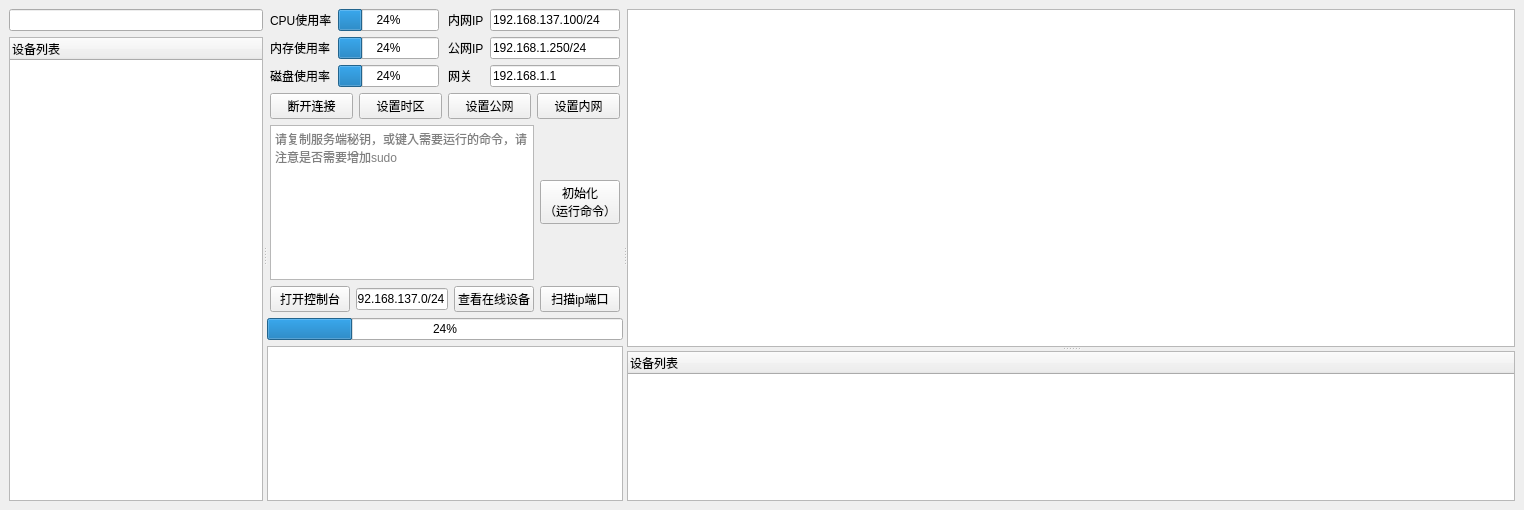
<?xml version="1.0" encoding="UTF-8"?>
<ui version="4.0">
 <author>寒暄</author>
 <class>MainWindow</class>
 <widget class="QMainWindow" name="MainWindow">
  <property name="geometry">
   <rect>
    <x>0</x>
    <y>0</y>
    <width>1524</width>
    <height>510</height>
   </rect>
  </property>
  <property name="windowTitle">
   <string>MainWindow</string>
  </property>
  <widget class="QWidget" name="centralwidget">
   <layout class="QGridLayout" name="gridLayout_5">
    <item row="0" column="0">
     <widget class="QSplitter" name="splitter_3">
      <property name="cursor">
       <cursorShape>SizeHorCursor</cursorShape>
      </property>
      <property name="mouseTracking">
       <bool>false</bool>
      </property>
      <property name="orientation">
       <enum>Qt::Orientation::Horizontal</enum>
      </property>
      <widget class="QWidget" name="gridLayoutWidget">
       <layout class="QGridLayout" name="gridLayout">
        <item row="1" column="0">
         <widget class="QTreeWidget" name="treeWidget">
          <property name="minimumSize">
           <size>
            <width>200</width>
            <height>0</height>
           </size>
          </property>
          <column>
           <property name="text">
            <string>设备列表</string>
           </property>
          </column>
         </widget>
        </item>
        <item row="0" column="0">
         <widget class="QLineEdit" name="lineEdit"/>
        </item>
       </layout>
      </widget>
      <widget class="QSplitter" name="splitter_255">
       <property name="minimumSize">
        <size>
         <width>0</width>
         <height>0</height>
        </size>
       </property>
       <property name="maximumSize">
        <size>
         <width>16777215</width>
         <height>16777215</height>
        </size>
       </property>
       <property name="cursor">
        <cursorShape>SizeHorCursor</cursorShape>
       </property>
       <property name="mouseTracking">
        <bool>false</bool>
       </property>
       <property name="orientation">
        <enum>Qt::Orientation::Horizontal</enum>
       </property>
       <widget class="QWidget" name="gridLayoutWidget_2">
        <layout class="QGridLayout" name="gridLayout_4">
         <item row="3" column="0" colspan="2">
          <layout class="QHBoxLayout" name="horizontalLayout_3">
           <property name="leftMargin">
            <number>3</number>
           </property>
           <property name="rightMargin">
            <number>3</number>
           </property>
           <item>
            <widget class="QPushButton" name="webview">
             <property name="text">
              <string>打开控制台</string>
             </property>
            </widget>
           </item>
           <item>
            <widget class="QLineEdit" name="iport">
             <property name="text">
              <string>192.168.137.0/24</string>
             </property>
            </widget>
           </item>
           <item>
            <widget class="QPushButton" name="seeOnline">
             <property name="text">
              <string>查看在线设备</string>
             </property>
            </widget>
           </item>
           <item>
            <widget class="QPushButton" name="showPort">
             <property name="text">
              <string>扫描ip端口</string>
             </property>
            </widget>
           </item>
          </layout>
         </item>
         <item row="0" column="1">
          <layout class="QGridLayout" name="gridLayout_2">
           <property name="rightMargin">
            <number>3</number>
           </property>
           <item row="1" column="0">
            <widget class="QLabel" name="label_5">
             <property name="text">
              <string>公网IP</string>
             </property>
            </widget>
           </item>
           <item row="0" column="0">
            <widget class="QLabel" name="label_4">
             <property name="text">
              <string>内网IP</string>
             </property>
            </widget>
           </item>
           <item row="0" column="1">
            <widget class="QLineEdit" name="lanIP">
             <property name="text">
              <string>192.168.137.100/24</string>
             </property>
            </widget>
           </item>
           <item row="1" column="1">
            <widget class="QLineEdit" name="wanIP">
             <property name="text">
              <string>192.168.1.250/24</string>
             </property>
            </widget>
           </item>
           <item row="2" column="0">
            <widget class="QLabel" name="label_6">
             <property name="text">
              <string>网关</string>
             </property>
            </widget>
           </item>
           <item row="2" column="1">
            <widget class="QLineEdit" name="gateway">
             <property name="text">
              <string>192.168.1.1</string>
             </property>
            </widget>
           </item>
          </layout>
         </item>
         <item row="2" column="0" colspan="2">
          <layout class="QHBoxLayout" name="horizontalLayout">
           <property name="leftMargin">
            <number>3</number>
           </property>
           <property name="rightMargin">
            <number>3</number>
           </property>
           <item>
            <widget class="QPlainTextEdit" name="initKey">
             <property name="minimumSize">
              <size>
               <width>260</width>
               <height>50</height>
              </size>
             </property>
             <property name="placeholderText">
              <string>请复制服务端秘钥，或键入需要运行的命令，请注意是否需要增加sudo</string>
             </property>
            </widget>
           </item>
           <item>
            <widget class="QPushButton" name="init">
             <property name="text">
              <string>初始化
（运行命令）</string>
             </property>
            </widget>
           </item>
          </layout>
         </item>
         <item row="4" column="0" colspan="2">
          <layout class="QVBoxLayout" name="verticalLayout_3">
           <item>
            <widget class="QProgressBar" name="progressBar">
             <property name="value">
              <number>24</number>
             </property>
            </widget>
           </item>
           <item>
            <widget class="QTextBrowser" name="result"/>
           </item>
          </layout>
         </item>
         <item row="1" column="0" colspan="2">
          <layout class="QHBoxLayout" name="horizontalLayout_5">
           <property name="leftMargin">
            <number>3</number>
           </property>
           <property name="rightMargin">
            <number>3</number>
           </property>
           <item>
            <widget class="QPushButton" name="discButton">
             <property name="sizePolicy">
              <sizepolicy hsizetype="Minimum" vsizetype="Fixed">
               <horstretch>0</horstretch>
               <verstretch>0</verstretch>
              </sizepolicy>
             </property>
             <property name="text">
              <string>断开连接</string>
             </property>
            </widget>
           </item>
           <item>
            <widget class="QPushButton" name="timezoneButton">
             <property name="text">
              <string>设置时区</string>
             </property>
            </widget>
           </item>
           <item>
            <widget class="QPushButton" name="setWan">
             <property name="text">
              <string>设置公网</string>
             </property>
            </widget>
           </item>
           <item>
            <widget class="QPushButton" name="setLan">
             <property name="text">
              <string>设置内网</string>
             </property>
            </widget>
           </item>
          </layout>
         </item>
         <item row="0" column="0">
          <layout class="QGridLayout" name="gridLayout_8">
           <property name="leftMargin">
            <number>3</number>
           </property>
           <property name="rightMargin">
            <number>3</number>
           </property>
           <item row="2" column="1">
            <widget class="QProgressBar" name="diskRate">
             <property name="value">
              <number>24</number>
             </property>
            </widget>
           </item>
           <item row="0" column="1">
            <widget class="QProgressBar" name="cpuRate">
             <property name="value">
              <number>24</number>
             </property>
            </widget>
           </item>
           <item row="1" column="0">
            <widget class="QLabel" name="label_2">
             <property name="text">
              <string>内存使用率</string>
             </property>
            </widget>
           </item>
           <item row="0" column="0">
            <widget class="QLabel" name="label">
             <property name="text">
              <string>CPU使用率</string>
             </property>
            </widget>
           </item>
           <item row="1" column="1">
            <widget class="QProgressBar" name="memRate">
             <property name="value">
              <number>24</number>
             </property>
            </widget>
           </item>
           <item row="2" column="0">
            <widget class="QLabel" name="label_3">
             <property name="text">
              <string>磁盘使用率</string>
             </property>
            </widget>
           </item>
          </layout>
         </item>
        </layout>
       </widget>
       <widget class="QWidget" name="gridLayoutWidget_3">
        <layout class="QGridLayout" name="gridLayout_6">
         <item row="0" column="0">
          <widget class="QSplitter" name="splitter">
           <property name="enabled">
            <bool>true</bool>
           </property>
           <property name="minimumSize">
            <size>
             <width>888</width>
             <height>0</height>
            </size>
           </property>
           <property name="sizeIncrement">
            <size>
             <width>0</width>
             <height>0</height>
            </size>
           </property>
           <property name="baseSize">
            <size>
             <width>0</width>
             <height>0</height>
            </size>
           </property>
           <property name="cursor">
            <cursorShape>SizeVerCursor</cursorShape>
           </property>
           <property name="mouseTracking">
            <bool>false</bool>
           </property>
           <property name="orientation">
            <enum>Qt::Orientation::Vertical</enum>
           </property>
           <widget class="QWidget" name="verticalLayoutWidget">
            <layout class="QVBoxLayout" name="verticalLayout">
             <item>
              <widget class="QTextBrowser" name="Shell">
               <property name="minimumSize">
                <size>
                 <width>234</width>
                 <height>338</height>
                </size>
               </property>
               <property name="sizeIncrement">
                <size>
                 <width>0</width>
                 <height>0</height>
                </size>
               </property>
               <property name="mouseTracking">
                <bool>true</bool>
               </property>
               <property name="readOnly">
                <bool>true</bool>
               </property>
               <property name="markdown">
                <string/>
               </property>
               <property name="html">
                <string>&lt;!DOCTYPE HTML PUBLIC &quot;-//W3C//DTD HTML 4.0//EN&quot; &quot;http://www.w3.org/TR/REC-html40/strict.dtd&quot;&gt;
&lt;html&gt;&lt;head&gt;&lt;meta name=&quot;qrichtext&quot; content=&quot;1&quot; /&gt;&lt;meta charset=&quot;utf-8&quot; /&gt;&lt;style type=&quot;text/css&quot;&gt;
p, li { white-space: pre-wrap; }
hr { height: 1px; border-width: 0; }
li.unchecked::marker { content: &quot;\2610&quot;; }
li.checked::marker { content: &quot;\2612&quot;; }
&lt;/style&gt;&lt;/head&gt;&lt;body style=&quot; font-family:'.AppleSystemUIFont'; font-size:13pt; font-weight:400; font-style:normal;&quot;&gt;
&lt;p style=&quot;-qt-paragraph-type:empty; margin-top:0px; margin-bottom:0px; margin-left:0px; margin-right:0px; -qt-block-indent:0; text-indent:0px;&quot;&gt;&lt;br /&gt;&lt;/p&gt;&lt;/body&gt;&lt;/html&gt;</string>
               </property>
               <property name="cursorWidth">
                <number>5</number>
               </property>
               <property name="textInteractionFlags">
                <set>Qt::TextInteractionFlag::TextBrowserInteraction</set>
               </property>
              </widget>
             </item>
            </layout>
           </widget>
           <widget class="QWidget" name="verticalLayoutWidget_2">
            <layout class="QVBoxLayout" name="verticalLayout_2">
             <item>
              <widget class="QTreeWidget" name="treeWidget333">
               <column>
                <property name="text">
                 <string>设备列表</string>
                </property>
               </column>
              </widget>
             </item>
            </layout>
           </widget>
          </widget>
         </item>
        </layout>
       </widget>
      </widget>
     </widget>
    </item>
   </layout>
  </widget>
 </widget>
 <resources/>
 <connections/>
</ui>
